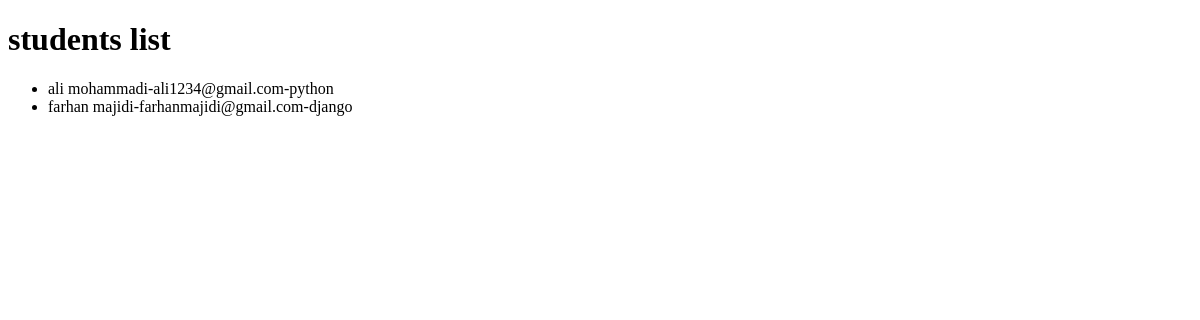
/students/, run on an earlier commit of the app's database.
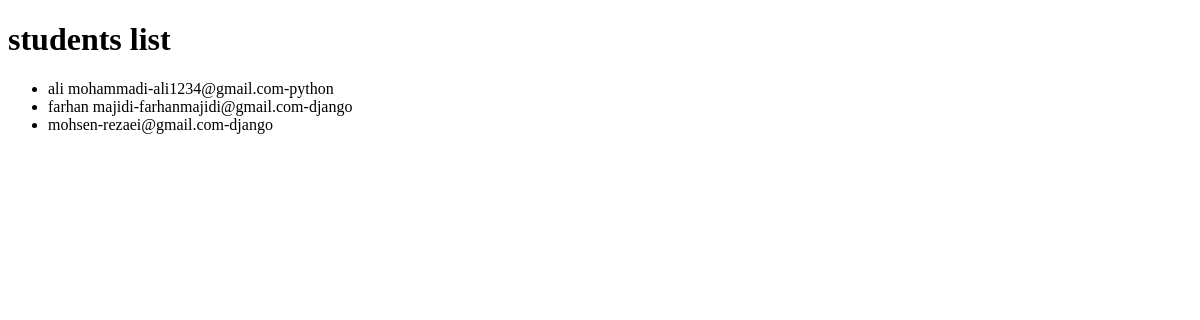
And on a later commit of the database.
### students/models.py (models this page shows, shortened)
class Student(models.Model):
    name = models.CharField(max_length=100)
    email = models.EmailField()
    course = models.ForeignKey(course,on_delete=models.CASCADE)

### courses/models.py (models this page shows, shortened)
class course(models.Model):
    name = models.CharField(max_length=100)
    credit = models.IntegerField()

### students/views.py (the view)
# urls.py: path('',views.students_list,name='student_list'),
def students_list(request):
    students = Student.objects.all()
    return render(request,'students/student_list.html',{'students': students})

### students/templates/students/student_list.html (shortened to what this page needs)
<!DOCTYPE html>
<html lang="en">
<head>
</head>
<body>
    <h1>students list</h1>
    <ul>
        {% for student in students %}
        <li>{{student.name}}-{{student.email}}-{{student.course.name}}</li>
        {% empty %}
            <li>There is no student</li>
        {% endfor %}
    </ul>
</body>
</html>

What changed in the data, as far as the page shows it:
added Student: name "mohsen", email "rezaei@gmail.com", course.name "django"
